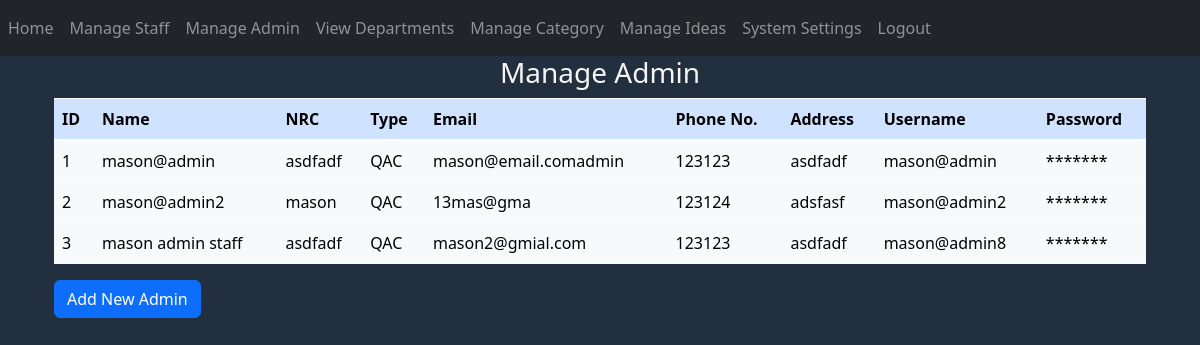
The page /manage-admin (signed in) on the database as committed earlier.
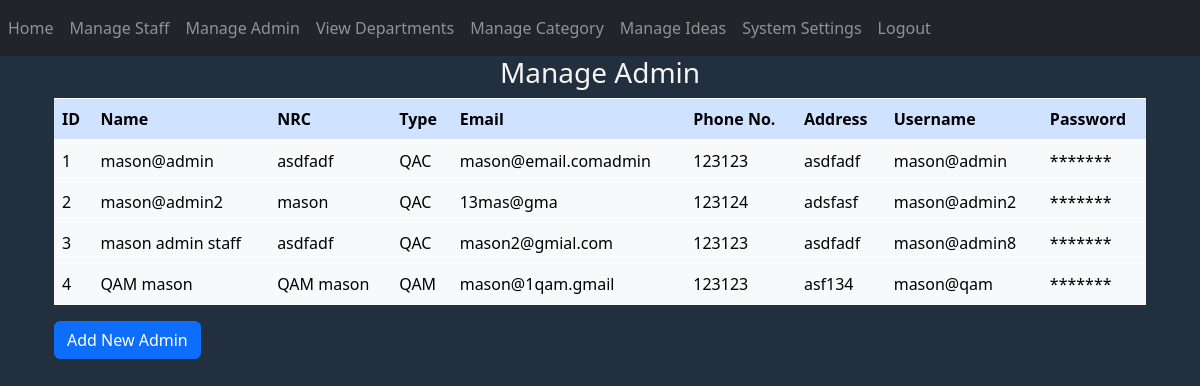
The same page on the database as committed later.
### website/models.py (models this page shows)
class Admin(db.Model, UserMixin):
    id = db.Column(db.Integer, primary_key=True)
    name = db.Column(db.String(150))
    nrc = db.Column(db.String(150))
    type = db.Column(db.String(150))
    email = db.Column(db.String(150), unique=True)
    phone_no = db.Column(db.String(150))
    address = db.Column(db.String(255))
    username = db.Column(db.String(150))
    password = db.Column(db.String(150))
    notification = db.relationship('Notifications')
    setting = db.relationship('Settings')

### website/auth.py (the view)
@auth.route('/manage-admin')
@login_required
def manage_admin():
    q = Admin.query.all()
    admins = q
    return render_template("manage_admin.html", admins=admins, user=current_user)

### website/__init__.py (called while the page is built)
def create_app():
    app = Flask(__name__)
    app.config['SECRET_KEY'] = 'hjshjhdjah kjshkjdhjs'
    app.config['SQLALCHEMY_DATABASE_URI'] = f'sqlite:///{DB_NAME}'
    app.config['UPLOAD_FOLDER'] = "static/uploads/"
    db.init_app(app)
    from .views import views
    from .auth import auth
    app.register_blueprint(views, url_prefix='/')
    app.register_blueprint(auth, url_prefix='/')
    from .models import Staff, Department, Comments, Category, Notifications, Admin, Ideas, Like, Settings
    with app.app_context():
        db.create_all()
    login_manager = LoginManager()
    login_manager.login_view = 'auth.login'
    login_manager.init_app(app)
    @login_manager.user_loader
    def load_user(id):
        return Staff.query.get(int(id))
    return app

### website/templates/manage_admin.html (shortened to what this page needs)
{% extends "base2.html" %}
{% block content %}
<link href="https://cdn.jsdelivr.net/npm/bootstrap@5.3.0-alpha1/dist/css/bootstrap.min.css" rel="stylesheet"
>
<body style="background-color: #222f3e; color: whitesmoke">
<div class="container">
    <h3 align="center">Manage Admin</h3>
    <table class="table table-light">
        <thead class="table-primary">
            <tr>
                <th>ID</th>
                <th>Name</th>
                <th>NRC</th>
                <th>Type</th>
                <th>Email</th>
                <th>Phone No.</th>
                <th>Address</th>
                <th>Username</th>
                <th>Password</th>
            </tr>
        </thead>
        <tbody>
            {% for admin in admins %}
            <tr>
                <td>{{ admin.id }}</td>
                <td>{{ admin.name }}</td>
                <td>{{ admin.nrc }}</td>
                <td>{{ admin.type }}</td>
                <td>{{ admin.email }}</td>
                <td>{{ admin.phone_no }}</td>
                <td>{{ admin.address }}</td>
                <td>{{ admin.username }}</td>
                <td>*******</td>
            </tr>
            {% endfor %}
        </tbody>
    </table>
    <a href="{{ url_for('auth.new_admin') }}" class="btn btn-primary">Add New Admin</a>
</div>
</body>
{% endblock %}

### website/templates/base2.html (shortened to what this page needs)
<!DOCTYPE html>
<html>
<head>
    <link rel="stylesheet" href="https://stackpath.bootstrapcdn.com/bootstrap/4.4.1/css/bootstrap.min.css"
 />
    <link rel="stylesheet" href="https://stackpath.bootstrapcdn.com/font-awesome/4.7.0/css/font-awesome.min.css"
 />
    <link href="https://cdn.jsdelivr.net/npm/bootstrap@5.3.0-alpha1/dist/css/bootstrap.min.css" rel="stylesheet"
>
</head>
<body style="background-color: #222f3e; color: whitesmoke">
    <nav class="navbar navbar-expand-lg navbar-dark bg-dark">
        <div class="collapse navbar-collapse" id="navbar">
            <ul class="navbar-nav mr-auto">
                {% if user.is_authenticated %}
                <li class="nav-item">
                    <a class="nav-link" id="home" href="/admin-home">Home</a>
                </li>
                <li class="nav-item">
                    <a class="nav-link" id="manage_staff" href="/manage-staff">Manage Staff</a>
                </li>
                <li class="nav-item">
                    <a class="nav-link" id="manage_admin" href="/manage-admin">Manage Admin</a>
                </li>
                <li class="nav-item">
                    <a class="nav-link" id="department" href="/department">View Departments</a>
                </li>
                <li class="nav-item">
                    <a class="nav-link" id="category" href="/category">Manage Category</a>
                </li>
                <li class="nav-item">
                    <a class="nav-link" id="reports" href="/manage-ideas">Manage Ideas</a>
                </li>
                <li class="nav-item">
                    <a class="nav-link" id="setting" href="/setting">System Settings</a>
                </li>
                <li class="nav-item">
                    <a class="nav-link" id="logout" href="/admin-logout">Logout</a>
                </li>
                {% else %}
                <li class="nav-item">
                    <a class="nav-link" id="Login" href="/@admin-login">Login</a>
                </li>
                {% endif %}
            </ul>
        </div>
    </nav>
    <div class="container">{% block content %} {% endblock %}</div>
    </body>
    </html>

Rows that differ between the two databases and show on the page:
added Admin: id "4", name "QAM mason", nrc "QAM mason", type "QAM", email "mason@1qam.gmail", phone_no "123123", address "asf134", username "mason@qam"
